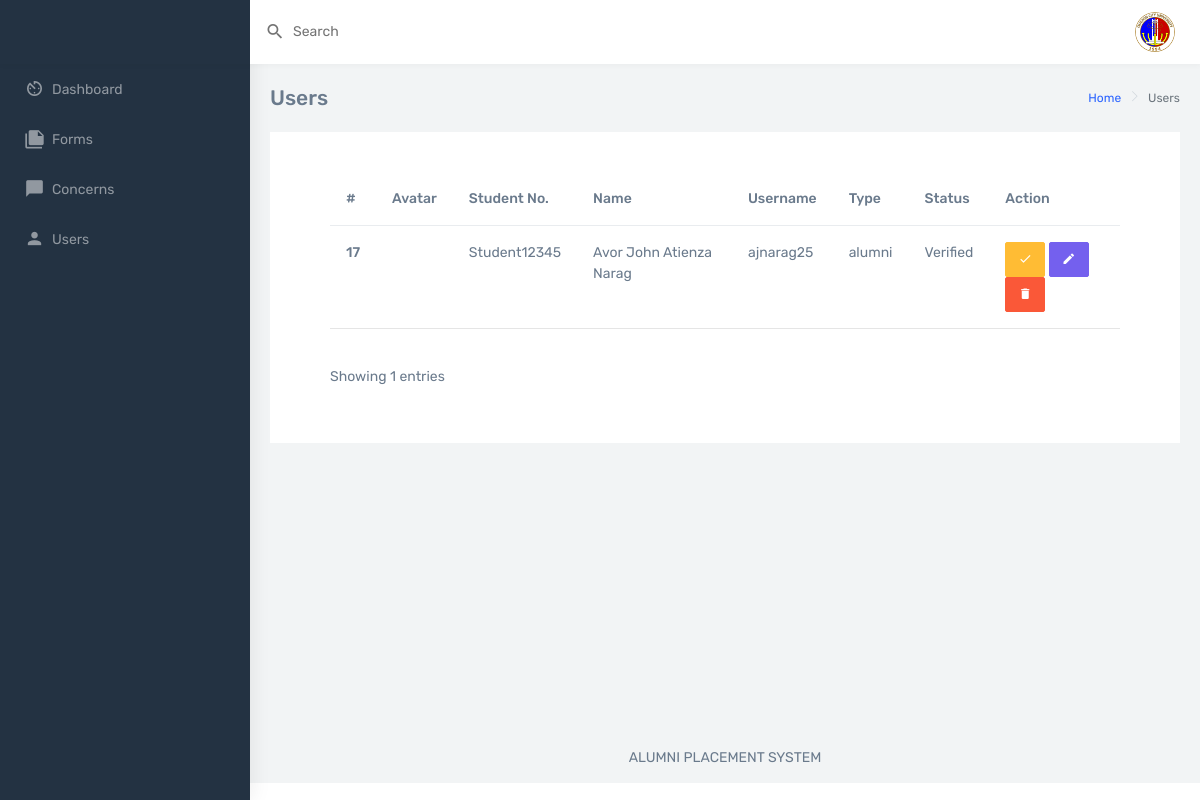
/admin/Users.php, run on an earlier commit of the app's database.
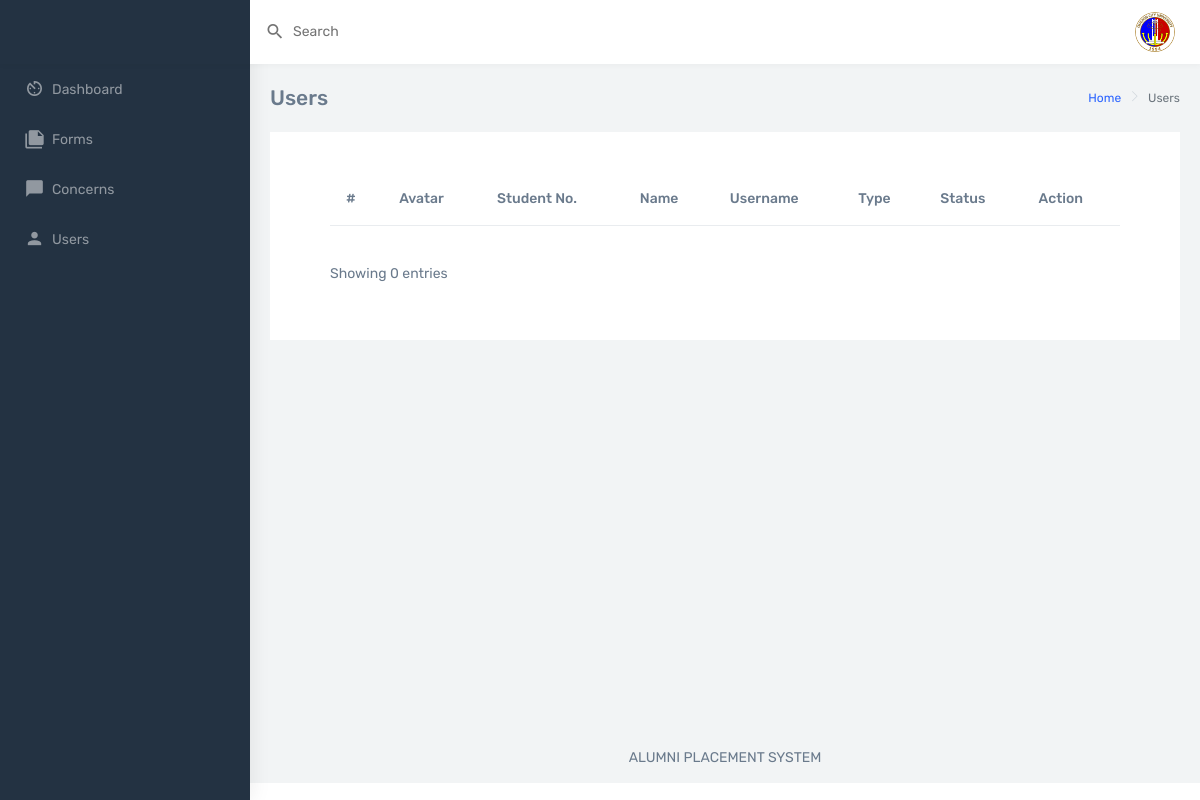
And on a later commit of the database.
### tables this page shows
CREATE TABLE `tbl_users` (
  `user_id` int(30) NOT NULL,
  `student_id` varchar(100) NOT NULL,
  `username` varchar(200) NOT NULL,
  `password` text NOT NULL,
  `email` varchar(255) NOT NULL,
  `firstname` varchar(100) NOT NULL,
  `middlename` varchar(100) NOT NULL,
  `lastname` varchar(100) NOT NULL,
  `gender` varchar(255) NOT NULL,
  `batch` year(4) NOT NULL,
  `course_id` int(30) NOT NULL,
  `branch_id` int(30) NOT NULL,
  `type` enum('admin','alumni') NOT NULL DEFAULT 'alumni',
  `is_verified` tinyint(1) NOT NULL DEFAULT 0,
  `avatar_path` varchar(500) NOT NULL,
  `stat` varchar(100) NOT NULL,
  `feedback` text NOT NULL,
  `otp` int(11) NOT NULL
);

### admin/Users.php (the view, shortened to what this page needs)
<?php include 'connection.php';?>
<!DOCTYPE html>
<html dir="ltr" lang="en">
<head>
    <link href="dist/css/style.min.css" rel="stylesheet">
</head>
<body>
    <div id="main-wrapper" data-navbarbg="skin6" data-theme="light" data-layout="vertical" data-sidebartype="full"
        data-boxed-layout="full">
        <header class="topbar" data-navbarbg="skin6">
            <nav class="navbar top-navbar navbar-expand-md navbar-light">
                <div class="navbar-header" data-logobg="skin5">
                    <div class="navbar-brand">
                        <a href="index.php" class="logo">
                        </a>
                    </div>
                </div>
                <div class="navbar-collapse collapse" id="navbarSupportedContent" data-navbarbg="skin6">
                    <ul class="navbar-nav float-start me-auto">
                        <li class="nav-item search-box">
                            <a class="nav-link waves-effect waves-dark" href="javascript:void(0)">
                                <div class="d-flex align-items-center">
                                    <i class="mdi mdi-magnify font-20 me-1"></i>
                                    <div class="ms-1 d-none d-sm-block">
                                        <span>Search</span>
                                    </div>
                                </div>
                            </a>
                        </li>
                    </ul>
                    <ul class="navbar-nav float-end">
                        <li class="nav-item dropdown">
                            <a class="nav-link dropdown-toggle text-muted waves-effect waves-dark pro-pic" href="#" id="navbarDropdown" role="button" data-bs-toggle="dropdown" aria-expanded="false">
                                <img src="assets/images/users/QCU_Logo_2019.png" alt="user" class="rounded-circle" width="40">
                            </a>
                        </li>
                    </ul>
                </div>
            </nav>
        </header>
        <aside class="left-sidebar" data-sidebarbg="skin5">
            <div class="scroll-sidebar">
                <nav class="sidebar-nav">
                    <ul id="sidebarnav">
                        <li class="sidebar-item">
                            <a class="sidebar-link waves-effect waves-dark sidebar-link" href="main.php"
                                aria-expanded="false">
                                <i class="mdi mdi-av-timer"></i>
                                <span class="hide-menu">Dashboard</span>
                            </a>
                        </li>
                        <li class="sidebar-item">
                            <a class="sidebar-link waves-effect waves-dark sidebar-link" href="forms.php"
                                aria-expanded="false">
                                <i class="mdi mdi-note-multiple"></i>
                                <span class="hide-menu">Forms</span>
                            </a>
                        </li>
                        <li class="sidebar-item">
                            <a class="sidebar-link waves-effect waves-dark sidebar-link" href="concerns.php"
                                aria-expanded="false">
                                <i class="mdi mdi-message"></i>
                                <span class="hide-menu">Concerns</span>
                            </a>
                        </li>
                        <li class="sidebar-item">
                            <a class="sidebar-link waves-effect waves-dark sidebar-link" href="users.php"
                                aria-expanded="false">
                                <i class="mdi mdi-account"></i>
                                <span class="hide-menu">Users</span>
                            </a>
                        </li>
                    </ul>
                </nav>
            </div>
        </aside>
        <div class="page-wrapper">
            <div class="page-breadcrumb">
                <div class="row">
                    <div class="col-5 align-self-center">
                        <h4 class="page-title">Users</h4>
                    </div>
                    <div class="col-7 align-self-center">
                        <div class="d-flex align-items-center justify-content-end">
                            <nav aria-label="breadcrumb">
                                <ol class="breadcrumb">
                                    <li class="breadcrumb-item">
                                        <a href="#">Home</a>
                                    </li>
                                    <li class="breadcrumb-item active" aria-current="page">Users</li>
                                </ol>
                            </nav>
                        </div>
                    </div>
                </div>
            </div>
            <div class="container-fluid">
                <div class="row">
                    <div class="col-12">
                        <div class="card card-body">
                            <div class="container-fluid">
                                <div class="card-body overflow-auto">
                                    <table class="table table-hover">
                                        <thead class="thead-dark">
                                          <tr>
                                            <th scope="col">#</th>
                                            <th scope="col">Avatar</th>
                                            <th scope="col">Student No.</th>
                                            <th scope="col">Name</th>
                                            <th scope="col">Username</th>
                                            <th scope="col">Type</th>
                                            <th scope="col">Status</th>
                                            <th scope="col">Action</th>
                                          </tr>
                                        </thead>
                                        <tbody>
                                        <?php
                                            $query = "SELECT * FROM tbl_users where type='alumni'";
                                            $result = mysqli_query($conn, $query);
                                            while ($row = mysqli_fetch_array($result)) {
                                            if ($row['is_verified'] == 1){
                                                $setverify = 'Verified';
                                            }else{
                                                $setverify = 'Unverified';
                                            }
                                        ?>
                                          <tr>
                                            <th><?php echo $row['user_id']; ?></th>
                                            <td><img src="../alumni/<?php echo $row['avatar_path']; ?>" width="50" alt=""></td>
                                            <td><?php echo $row['student_id']; ?></td>
                                            <td><?php echo $row['firstname']. ' '. $row['middlename'].' '.$row['lastname']; ?></td>
                                            <td><?php echo $row['username']; ?></td>
                                            <td><?php echo $row['type']; ?></td>
                                            <td><?php echo $setverify ; ?></td>
                                            <td>
                                                <button type="button" class="btn btn-warning" data-bs-toggle="modal" data-bs-target="#verifyModal<?php echo $row['user_id'] ?>"> <i class="mdi mdi-check"></i></button>
                                                <button type="button" class="btn btn-primary" data-bs-toggle="modal" data-bs-target="#editModal<?php echo $row['user_id'] ?>"> <i class="mdi mdi-pencil"></i></button>
                                                <button type="button" class="btn btn-danger" style="color:white" data-bs-toggle="modal" data-bs-target="#deleteModal<?php echo $row['user_id'] ?>"> <i class="mdi mdi-delete"></i></button>
                                            </td>
                                          </tr>
                                        </tbody>
                                        <?php }; ?>
                                      </table>
                                      <br>
                                      <?php
                                        $sql = "SELECT * FROM tbl_users where type='alumni'";
                                        $result=mysqli_query($conn, $sql);
                                        $row = mysqli_num_rows($result);
                                    ?>
                                    <p>Showing <?php echo $row; ?> entries </p>
                                </div>
                            </div>
                        </div>
                    </div>
                </div>
            </div>
            <footer class="footer text-center">
                ALUMNI PLACEMENT SYSTEM
            </footer>
        </div>
    </div>
</body>
</html>

What changed in the data, as far as the page shows it:
removed tbl_users: user_id "17", student "Student12345", firstname "Avor John", middlename "Atienza", lastname "Narag", username "ajnarag25", type "alumni", is_verified "Verified"
Also different on the page:
$row: "1" → "0"
